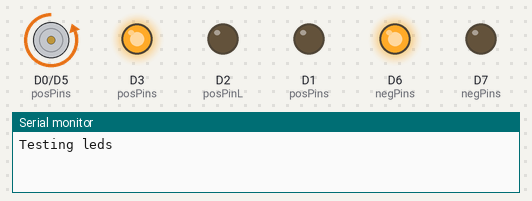
The sketch below on a simulated ESP8266 (NodeMCU). Parts: motor-driver pin pairs drawn as motors (green arrow = first pin HIGH = forward, orange = second pin HIGH = backward, longer = more drive), output pins drawn as LEDs (lit = HIGH), the last lines printed to the serial monitor.

Above: at 0.1 s.
At 4.1 s:
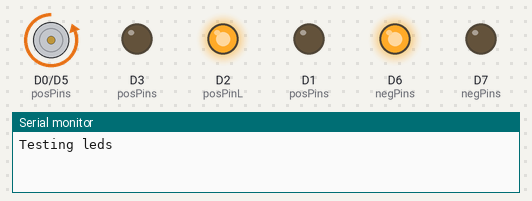
At 10.1 s:
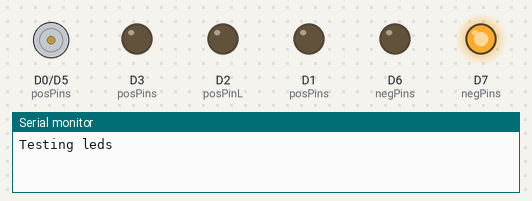
At 20.1 s:
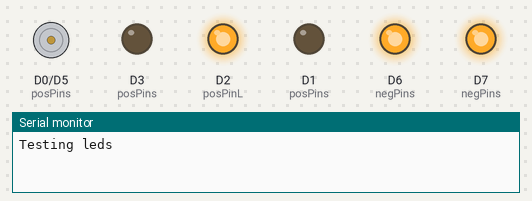
At 30.1 s:
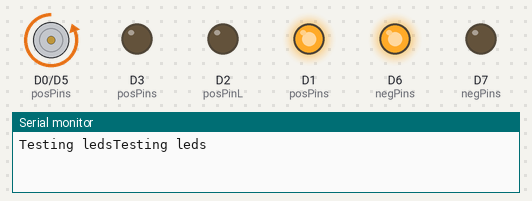
At 39.1 s:
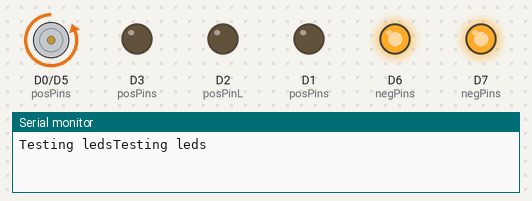
Timing chart, 0 to 40.0 s (numbered marks = the images above):
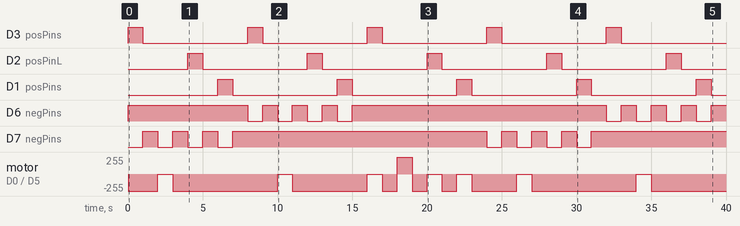

The sketch:

LedTester.ino
```cpp
#include <Arduino.h>

/**
 * Working 2018-09-18
 * Use Arduino IDE
 * ESP8266 by ESP8266 Community v. 2.2.0
 * Board: NodeMCU (12E)
 * CPU Freq: 80Mhz
 * Flash size: 4M (3M SPiffs)
 * Upload speed: 115200
 */

// ---------------------------------------- PIN DEFINTIONS FOR LEDS ------------------------------------------

#define RIGHTH D0
#define RIGHTL D1

#define LEFTH D3
#define LEFTL D2

#define GREEN D5
#define YELLOW D6
#define RED D7

#define LEFT 0
#define RIGHT 1

#define posPinL 4
// should be HIGH to work
int posPins[posPinL] = {LEFTH, LEFTL, RIGHTH, RIGHTL};
#define negPinL 3
// should be low to work
int negPins[negPinL] = {RED, YELLOW, GREEN};


#define USE_SERIAL Serial

// ------------------------------------------- MAIN PROGRAM --------------------------------


void setup() {
 USE_SERIAL.begin(115200);
  initLeds();
}


void loop() {
  USE_SERIAL.printf("Testing leds");

for(int i = 0; i < 6; i ++){

  setLed(true, i,LEFT);
  delay(1000);
  setLed(false, i,LEFT);
  delay(1000);
    setLed(true, i,RIGHT);
  delay(1000);
  setLed(false, i,RIGHT);
  delay(1000);
}
}


// ----------------------------------------- LED CONTROL --------------------------------------------

/** Number: the number of the led, with 0 being red, 2 being yellow and 4 being green
 *  Series: 0 = left; 1 = right
 */
void setLed(boolean status, int number, int series){
  series = (number % 2) == 0 ?  posPins[series*2] : posPins[series*2 + 1];
  int pin = negPins[number/2];

  digitalWrite(pin, status ? LOW : HIGH);
  digitalWrite(series, status ? HIGH : LOW);
}

void initLeds(){
  for(int i = 0; i < negPinL; i++){
    pinMode(negPins[i], OUTPUT);
  }
  for(int i = 0; i < posPinL; i++){
    pinMode(posPins[i], OUTPUT);
  }
  allLedsOff();
}

void allLedsOff(){
  for(int i = 0; i < 6; i++){
    setLed(false, i, LEFT);
    setLed(false, i, RIGHT);
  }
}
```

Measured:
- by itself, D3 (posPins), D2 (posPinL), D1 (posPins): alternates HIGH for 1.0 s and LOW for 7.0 s
- by itself, D6 (negPins): goes 3 × (LOW 1.0 s, HIGH 1.0 s), LOW 1.0 s, HIGH 17.0 s, 3 × (LOW 1.0 s, HIGH 1.0 s), LOW 1.0 s, then HIGH
- by itself, D7 (negPins): goes 3 × (HIGH 1.0 s, LOW 1.0 s), HIGH 17.0 s, 3 × (LOW 1.0 s, HIGH 1.0 s), LOW 1.0 s, then HIGH
- by itself, motor on D0 (posPins) / D5 (negPins): stopped → backward 255/255 at 0.00 s, → stopped 2.0 s later, → backward 255/255 1.0 s later, → stopped 7.0 s later, … (17 changes in this stretch)
